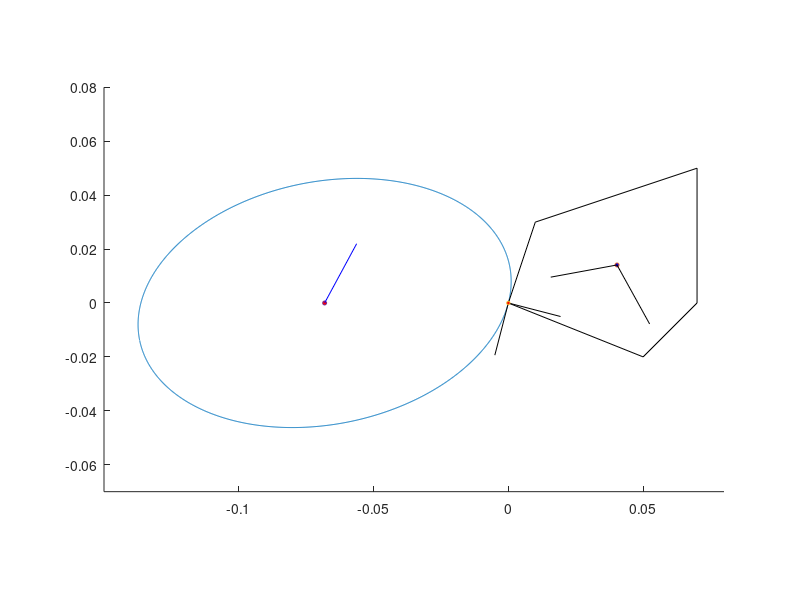

The MATLAB source for this figure:
clear all;

a_b = 0.0700;
b_b = 0.04500;
theta = -2.944; 
x0 = sqrt(a_b^2*b_b^2/(a_b^2*tan(theta)^2+b_b^2))*tan(-theta)/abs(tan(-theta));
y0 = x0*tan(-theta);
l  = sqrt(x0^2+y0^2);
o_b=[-l 0];
R  =[cos(theta) -sin(theta); sin(theta) cos(theta)];

t_k = -x0*b_b^2/y0/a_b^2;
t   = (R*[1 t_k]')';
t   = t/norm(t);
n   = [-t(2) t(1)];

t_c = o_b+(R*[x0 y0]')'; 
offset=0.02;

ellipse_x = zeros(1,2000); 
ellipse_y = zeros(1,2000); 
for i=1:1:2000
    ang_b = i*0.001*pi; 
    p_at=(R*[a_b*cos(ang_b) b_b*sin(ang_b)]')';
    ellipse_x(i) = p_at(1)+o_b(1); 
    ellipse_y(i) = p_at(2)+o_b(2); 
end
plot(ellipse_x, ellipse_y, '-'); 
hold on; 

plot([t_c(1) t_c(1)+t(1)*offset], [t_c(2) t_c(2)+t(2)*offset], 'k'); 
plot([t_c(1) t_c(1)+n(1)*offset], [t_c(2) t_c(2)+n(2)*offset], 'k');

P=[0 0;0.01 0.03;0.07 0.05;0.07 0;0.05 -0.02; 0 0];
for i=1:1:5
    plot([P(i,1) P(i+1, 1)], [P(i,2) P(i+1,2)],'k');
end

A  = 0;
Cx = 0;
Cy = 0;
I  = 0;
for i=1:1:5
    A=A+(P(i,1)*P(i+1,2)-P(i+1,1)*P(i,2));
    Cx=Cx+(P(i,1)+P(i+1,1))*(P(i,1)*P(i+1,2)-P(i+1,1)*P(i,2));
    Cy=Cy+(P(i,2)+P(i+1,2))*(P(i,1)*P(i+1,2)-P(i+1,1)*P(i,2));
    I=I+(P(i,1)*P(i+1,2)+2*P(i,1)*P(i,2)+2*P(i+1,1)*P(i+1,2)+P(i+1,1)*P(i,2))*(P(i,1)*P(i+1,2)-P(i+1,1)*P(i,2))/24;
end
A  = A/2;
Cx = Cx/6/A;
Cy = Cy/6/A;

plot(Cx,Cy,'o','MarkerSize',3,'MarkerFaceColor','b');
plot(0,0,'o','MarkerSize',2.5,'MarkerFaceColor','r');
plot(o_b(1),o_b(2),'o','MarkerSize',3,'MarkerFaceColor','r');

V_o = [1.52 -2.75];
V_b = [2.345  4.339];
V_o = V_o/norm(V_o)/40;
V_b = V_b/norm(V_b)/40;

plot([0 V_o(1)]+Cx, [0  V_o(2)]+Cy,'k');
plot([0 V_b(1)]+o_b(1), [0  V_b(2)]+o_b(2),'b');

V_o = [-9.52 -1.75];
V_o = V_o/norm(V_o)/40;
plot([0 V_o(1)]+Cx, [0  V_o(2)]+Cy,'k');

axis equal;
axis([-0.15 0.08 -0.07 0.08]);
box off;



